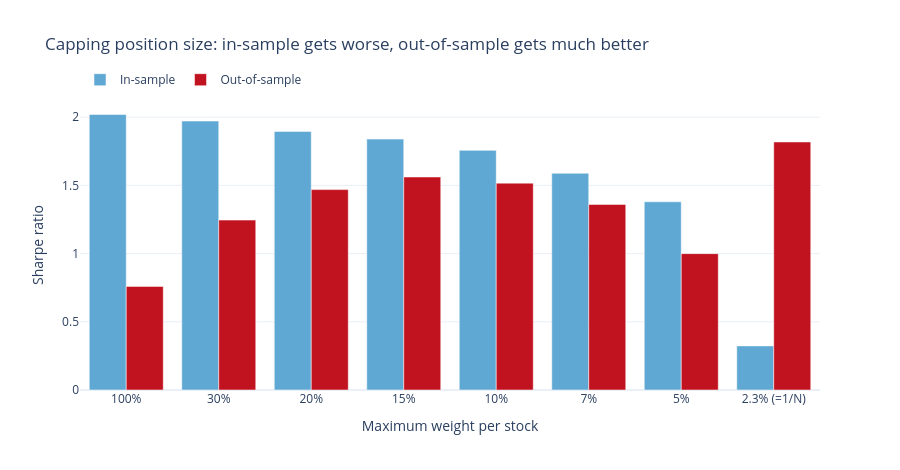

Notebook source saved alongside this figure:
### Markdown cell above
---

## 6. The cheapest fix in finance

Before any machine learning, try the crudest possible intervention: **forbid large
positions.** Cap every weight at some maximum and re-optimise. Nothing clever, one line of
code.

Move the slider.

### Code cell
caps = [1.0, 0.30, 0.20, 0.15, 0.10, 0.07, 0.05, 1/N]
cap_rows = []
for cap in caps:
    w = max_sharpe(mu_tr, cov_tr, cap=cap)
    _, _, s_in = port_perf(w, train)
    _, _, s_out = port_perf(w, test)
    cap_rows.append({"cap": cap, "Sharpe IN": s_in, "Sharpe OUT": s_out,
                     "holdings": int((w > 0.01).sum()), "max_w": w.max()})
cap_df = pd.DataFrame(cap_rows)

fig = go.Figure()
labels = [f"{c:.0%}" if c > 1/N + 1e-9 else f"{c:.1%} (=1/N)" for c in cap_df["cap"]]
fig.add_trace(go.Bar(x=labels, y=cap_df["Sharpe IN"], name="In-sample",
                     marker_color=AIRM_COLOURS[2]))
fig.add_trace(go.Bar(x=labels, y=cap_df["Sharpe OUT"], name="Out-of-sample",
                     marker_color=AIRM_COLOURS[1]))
fig.update_layout(
    title="Capping position size: in-sample gets worse, out-of-sample gets much better",
    template=AIRM_TEMPLATE, height=470, barmode="group",
    xaxis_title="Maximum weight per stock", yaxis_title="Sharpe ratio",
    legend=dict(orientation="h", y=1.12))
fig.show()

# Exclude the degenerate cap of 1/N -- that leaves only ONE feasible portfolio
# (equal weight), so it is not really a constrained optimisation at all.
non_degenerate = cap_df[cap_df["cap"] > 1/N + 1e-9]
best = non_degenerate.loc[non_degenerate["Sharpe OUT"].idxmax()]
uncapped = cap_df.iloc[0]
print(cap_df.to_string(index=False, formatters={
    "cap": "{:.1%}".format, "Sharpe IN": "{:.2f}".format,
    "Sharpe OUT": "{:.2f}".format, "max_w": "{:.1%}".format}))
print(f"\nUncapped        : IN {uncapped['Sharpe IN']:.2f}  OUT {uncapped['Sharpe OUT']:.2f}")
print(f"Best cap ({best['cap']:.0%})  : IN {best['Sharpe IN']:.2f}  OUT {best['Sharpe OUT']:.2f}")
print(f"\nCapping anywhere between 10% and 20% roughly doubles out-of-sample Sharpe,")
print(f"and the improvement is not sensitive to the exact value -- which is what you")
print(f"want from a fix. Giving up ~0.2 of in-sample Sharpe bought ~0.8 of real Sharpe.")

### Figure 1 — Plotly figure (JSON) as saved in the notebook; plotly's stock layout.template omitted (floating-point values rounded to 4 significant figures)
{"data": [{"marker": {"color": "#5fa8d3"}, "name": "In-sample", "type": "bar", "x": ["100%", "30%", "20%", "15%", "10%", "7%", "5%", "2.3% (=1/N)"], "y": [2.02, 1.972, 1.896, 1.84, 1.757, 1.589, 1.38, 0.3235]}, {"marker": {"color": "#c1121f"}, "name": "Out-of-sample", "type": "bar", "x": ["100%", "30%", "20%", "15%", "10%", "7%", "5%", "2.3% (=1/N)"], "y": [0.7597, 1.246, 1.469, 1.562, 1.517, 1.361, 0.9998, 1.819]}], "layout": {"barmode": "group", "height": 470, "legend": {"orientation": "h", "y": 1.12}, "title": {"text": "Capping position size: in-sample gets worse, out-of-sample gets much better"}, "xaxis": {"title": {"text": "Maximum weight per stock"}}, "yaxis": {"title": {"text": "Sharpe ratio"}}}}
